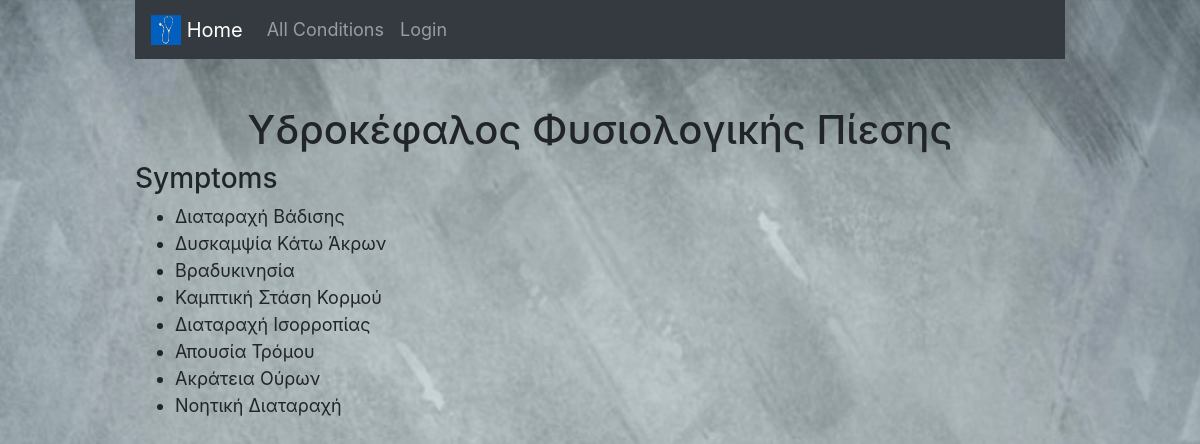
The page /1 on the database its author committed.
### checker/models.py (models this page shows, shortened)
class Condition(models.Model):
    name = models.CharField(max_length=100)
    main = models.ManyToManyField(Symptom, blank=False, related_name="mainSymptom")
    secondary = models.ManyToManyField(Symptom, blank=True, related_name="secondarySymptom")
    type = models.CharField(max_length=10, choices=TYPE_OPTIONS, default="AND")
    extra = models.CharField(max_length=64, blank=True)

class Symptom(models.Model):
    name = models.CharField(max_length=100)
    def __str__(self):
        return f"{self.name}"

### checker/views.py (the view)
# urls.py: path("<int:condition_id>", views.conditionDetails, name="details"),
def conditionDetails(request, condition_id):
    condition = Condition.objects.get(pk=condition_id)
    symptomQuery = condition.main.all() | condition.secondary.all()
    allSymptoms = set()
    for symp in symptomQuery:
        allSymptoms.add(symp)
    return render(request, "checker/details.html", {
        "condition" : condition,
        "conditionSymptoms": allSymptoms
    })

### checker/templates/checker/details.html (shortened to what this page needs)
{% extends 'checker/layout.html' %} {% load static %}{%block body%}
<div class="container">
  <nav class="navbar navbar-expand-lg navbar-dark bg-dark">
    <a class="navbar-brand" href="{%url 'form'%}">
      <img src="{% static "checker/media/logo.png" %}" width="30" height="30"
      class="d-inline-block align-top" alt="logo"> Home
    </a>
    <div class="collapse navbar-collapse" id="navbarText">
      <ul class="navbar-nav mr-auto">
        <li class="nav-item">
          <a class="nav-link" href="{%url 'allConditions'%}">All Conditions</a>
        </li>
        <li class="nav-item">
          <a class="nav-link" href="#">Login</a>
        </li>
      </ul>
    </div>
  </nav>
  <h1>{{condition.name}}</h1>
  <h3>Symptoms</h3>
  <ul>
    {%for symptom in conditionSymptoms%}
    <li>{{symptom}}</li>
    {% endfor %}
  </ul>
</div>
{% endblock %}

### checker/static/checker/styles.css (style rules this page uses)
body { font-size: 18px; background-image: url("/static/checker/media/bg.png"); background-size: cover; }
h1 { margin-top: 5%; text-align: center; }
a { color: rgb(56, 35, 146); }
.container { width: 80%; margin: auto; }

### rows shown on the page
Condition: name "Υδροκέφαλος Φυσιολογικής Πίεσης"
Symptom: name "Διαταραχή Βάδισης"
Symptom: name "Δυσκαμψία Κάτω Άκρων"
Symptom: name "Βραδυκινησία"
Symptom: name "Καμπτική Στάση Κορμού"
Symptom: name "Διαταραχή Ισορροπίας"
Symptom: name "Απουσία Τρόμου"
Symptom: name "Ακράτεια Ούρων"
Symptom: name "Νοητική Διαταραχή"
